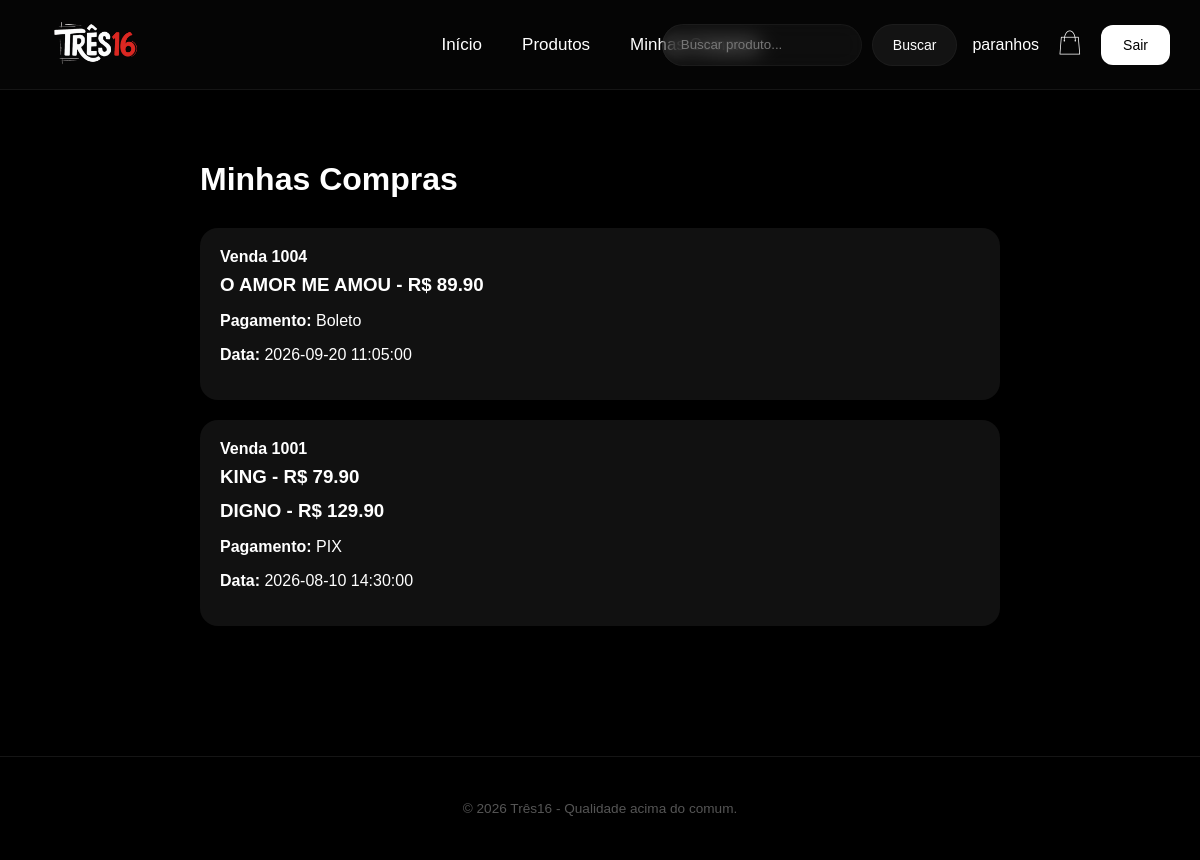
Page /pedidos.php (signed in) on the committed database.
### tables this page shows
CREATE TABLE IF NOT EXISTS vendas (
    Id        INT AUTO_INCREMENT PRIMARY KEY,
    numero    VARCHAR(20) NOT NULL,
    usuario   VARCHAR(50) NOT NULL,
    cpf       VARCHAR(20) NOT NULL,
    produto   VARCHAR(120) NOT NULL,
    valor     DECIMAL(10,2) NOT NULL,
    pagamento VARCHAR(20) NOT NULL,
    data      DATETIME NOT NULL,
    FOREIGN KEY (usuario) REFERENCES acesso(usuario)
);

### app/DLL.php (called while the page is built, shortened)
<?php
Function banco($server, $user, $password, $db, $consulta)
	{
	 $banco =  new mysqli($server, $user, $password, $db);
	 if (!$resultado = $banco->query($consulta)) {
		        echo "Falha na consulta referência: (".$banco->errno.") - ".$banco->error;
				  echo "<a href = 'incluir.php'> <img src = 'img/fundo/voltar.png' / width = 40 heigth= 40> </a>";
				  exit();
	 }
	 return $resultado;
	}
?>

### pedidos.php (the view, shortened to what this page needs)
<?php
include "app/cons.php";
require_once "app/DLL.php";
$usuario = addslashes($_SESSION['usuario']);
$consulta = "SELECT * FROM vendas WHERE usuario = '$usuario' order by numero desc, Id";
$resultado = banco($server, $user, $password, $db, $consulta);
$compras = [];
while($linha = $resultado->fetch_assoc()){
    $compras[$linha['numero']][] = $linha;
}
?>
<!DOCTYPE html>
<html lang="pt-br">
<head>
    <link rel="stylesheet" href="css/style.css?v=2">
</head>
<body>
<?php include 'includes/header.php'; ?>
<div class="carrinho-container">
<h1>Minhas Compras</h1>
<?php if(empty($compras)){ ?>
<div class="vazio">
    <p>Você ainda não fez nenhuma compra.</p>
    <a href="produtos.php"><button>Ver Produtos</button></a>
</div>
<?php } else { ?>
<?php foreach($compras as $numero => $itens){ ?>
<div class="item-carrinho">
<div class="item-info">
<h2>Venda <?php echo htmlspecialchars($numero); ?></h2>
<?php foreach($itens as $item){ ?>
<h3>
<?php echo htmlspecialchars($item['produto']); ?> - R$ <?php echo htmlspecialchars($item['valor']); ?>
</h3>
<?php } ?>
<p>
<strong>Pagamento:</strong>
<?php echo htmlspecialchars($itens[0]['pagamento']); ?>
</p>
<p>
<strong>Data:</strong>
<?php echo htmlspecialchars($itens[0]['data']); ?>
</p>
</div>
</div>
<?php } ?>
<?php } ?>
</div>
<?php include 'includes/footer.php'; ?>
</body>
</html>

### css/style.css (style rules this page uses)
*, *::before, *::after { box-sizing: border-box; }
body { margin: 0; padding: 0; font-family: 'Outfit', sans-serif; background: #000; color: #fff; animation: fade .4s ease; }
.carrinho-container { padding: 50px; max-width: 900px; margin: 0 auto; }
.carrinho-container h1 { margin-bottom: 30px; }
.item-carrinho { display: flex; gap: 30px; background: #111; padding: 20px; border-radius: 18px; margin-bottom: 20px; align-items: center; }
.item-info { flex: 1; }
.item-info h2 { margin: 0 0 8px; font-size: 1rem; }
.item-info h3 { color: #fff; margin: 0 0 12px; }

### rows in the picture
vendas: numero "1004", produto "O AMOR ME AMOU", valor "89.90", pagamento "Boleto", data "2026-09-20 11:05:00"
vendas: numero "1001", produto "KING", valor "79.90", pagamento "PIX", data "2026-08-10 14:30:00"
vendas: produto "DIGNO", valor "129.90"

### other values in the picture
$_SESSION['usuario'] "paranhos"
